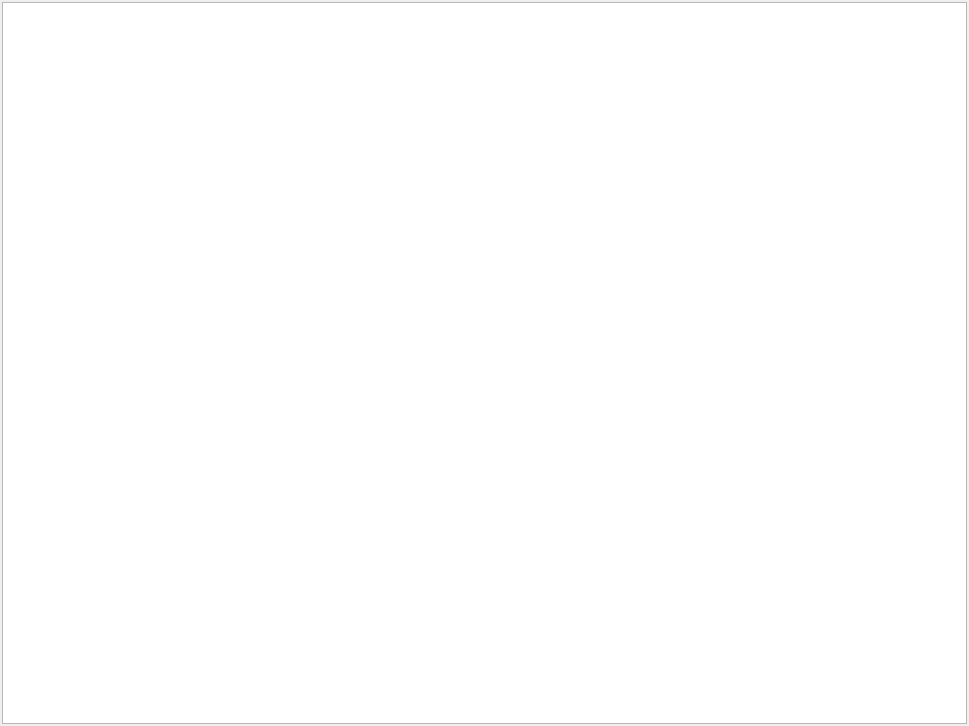
<?xml version="1.0" encoding="UTF-8"?>
<ui version="4.0">
 <class>QtShanoirTree</class>
 <widget class="QWidget" name="QtShanoirTree">
  <property name="geometry">
   <rect>
    <x>0</x>
    <y>0</y>
    <width>969</width>
    <height>726</height>
   </rect>
  </property>
  <property name="windowTitle">
   <string>Form</string>
  </property>
  <layout class="QGridLayout" name="gridLayout">
   <property name="margin">
    <number>2</number>
   </property>
   <item row="0" column="0">
    <widget class="QTreeWidget" name="treeWidget">
     <property name="font">
      <font>
       <pointsize>9</pointsize>
      </font>
     </property>
     <attribute name="headerVisible">
      <bool>false</bool>
     </attribute>
     <column>
      <property name="text">
       <string notr="true">1</string>
      </property>
     </column>
    </widget>
   </item>
  </layout>
 </widget>
 <resources/>
 <connections/>
</ui>
